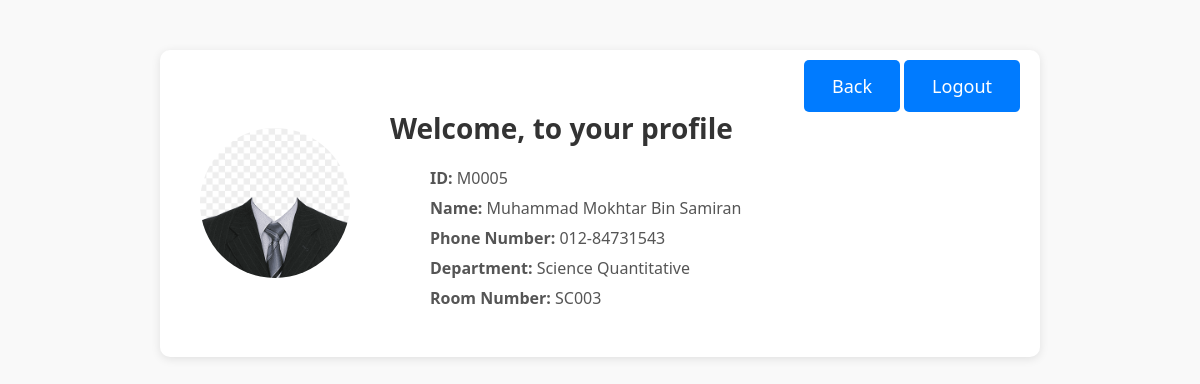
The app's page /SARS/ProfileMentor (signed in) with its own data.
### StudentApply/models.py (models this page shows)
class Mentor(models.Model):
    MentorID = models.CharField(max_length = 5 , primary_key = True)
    MentorName = models.CharField(max_length = 50)
    MentorPhoneNumber = models.CharField(max_length = 12)
    MentorDepartment = models.CharField(max_length = 20)
    MentorRoomNo = models.CharField(max_length = 5)
    Password = models.TextField(default = "123456789")

### StudentApply/views.py (the view)
# urls.py: path("ProfileMentor",views.profilementor,name = "ProfileMentor"),
def profilementor(request):
    if 'Mentor' in request.session:
        MentorID=request.session['Mentor']
        mentor = Mentor.objects.get(MentorID=MentorID)
        dict={
            'mentor':mentor
        }
    return render(request,"profilementor.html",dict)

### StudentApply/templates/profilementor.html (shortened to what this page needs)
{% load static%}
<!DOCTYPE html>
<html lang="en">
<head>
</head>
<body>
  <div class="container">
    <img src="{% static 'png-transparent-suit-clothing-formal-wear-suit-template-fashion-necktie-thumbnail.png' %}" alt="Mentor Picture" class="mentor-picture">
    <div class="info">
      <div class="back-button">
        <a href="Mentor" class="button">Back</a>
      </div>
      <div class="logout-button">
        <a href="MentorLogin" class="button">Logout</a>
      </div>
      <h1>Welcome, to your profile</h1>
      <div class="info">
        <p><strong>ID:</strong> {{mentor.MentorID}}</p>
        <p><strong>Name:</strong> {{mentor.MentorName}}</p>
        <p><strong>Phone Number:</strong> {{mentor.MentorPhoneNumber}}</p>
        <p><strong>Department:</strong> {{mentor.MentorDepartment}}</p>
        <p><strong>Room Number:</strong> {{mentor.MentorRoomNo}}</p>
      </div>
    </div>
  </div>
</body>
</html>

### StudentApply/templates/profilementor.html (style rules this page uses)
body { font-family: 'Segoe UI', Tahoma, Geneva, Verdana, sans-serif; margin: 0; padding: 0; background-color: #f9f9f9; }
.container { max-width: 800px; margin: 50px auto; background-color: #fff; border-radius: 10px; box-shadow: 0 2px 10px rgba(0, 0, 0, 0.1); padding: 40px; display: flex; align-items: center; position: relative; }
h1 { color: #333; margin-bottom: 20px; font-size: 28px; }
.info { margin-left: 40px; }
.info p { margin: 8px 0; font-size: 16px; color: #555; }
.button { display: inline-block; padding: 14px 28px; margin: 0 10px; font-size: 18px; cursor: pointer; background-color: #007bff; color: #fff; border: none; border-radius: 5px; text-decoration: none; transition: background-color 0.3s ease; }
.logout-button { position: absolute; top: 10px; right: 10px; }
.back-button { position: absolute; top: 10px; right: 130px; }
.mentor-picture { width: 150px; height: 150px; border-radius: 50%; object-fit: cover; }

### records on screen
Mentor: MentorID "M0005", MentorName "Muhammad Mokhtar Bin Samiran", MentorPhoneNumber "012-84731543", MentorDepartment "Science Quantitative", MentorRoomNo "SC003"
